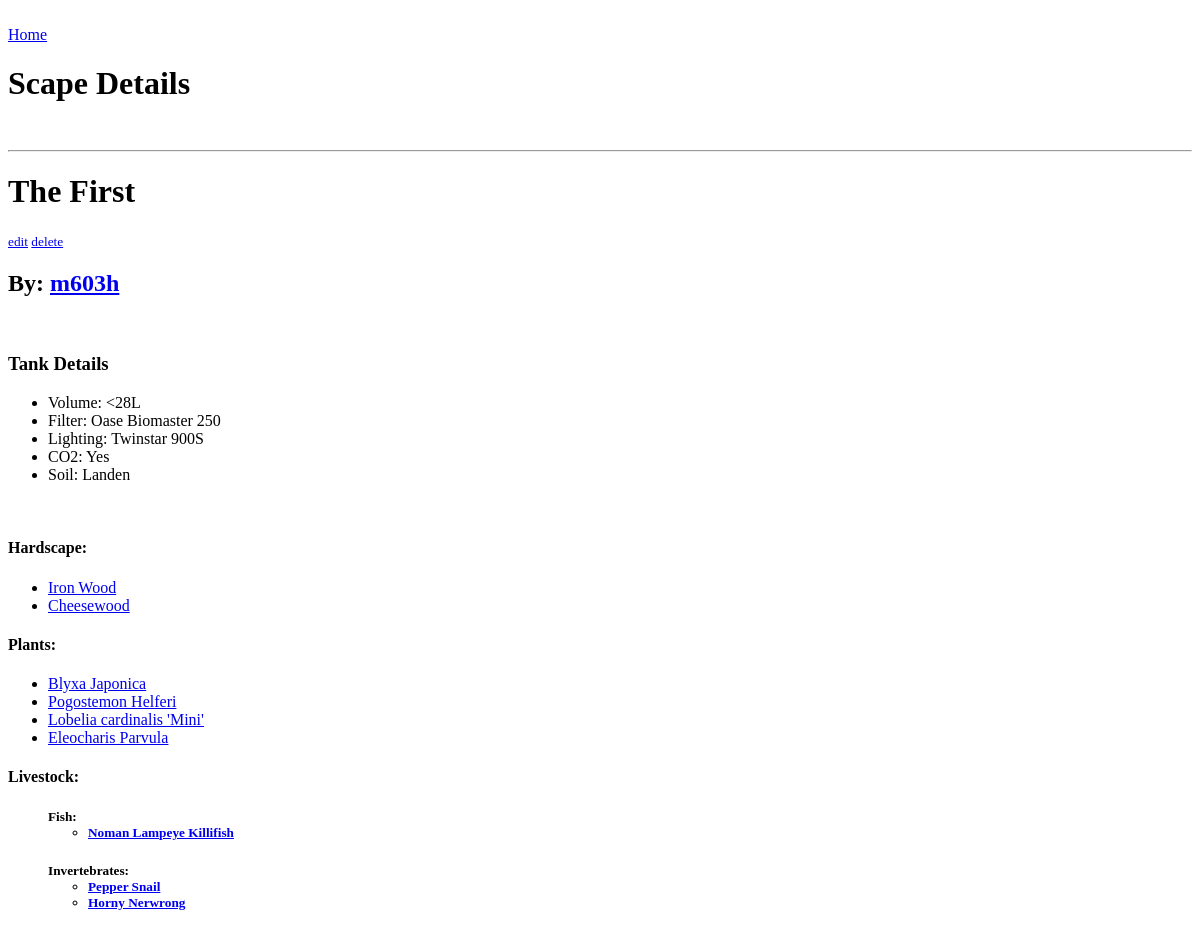
The app's page /scape/1/, older data.
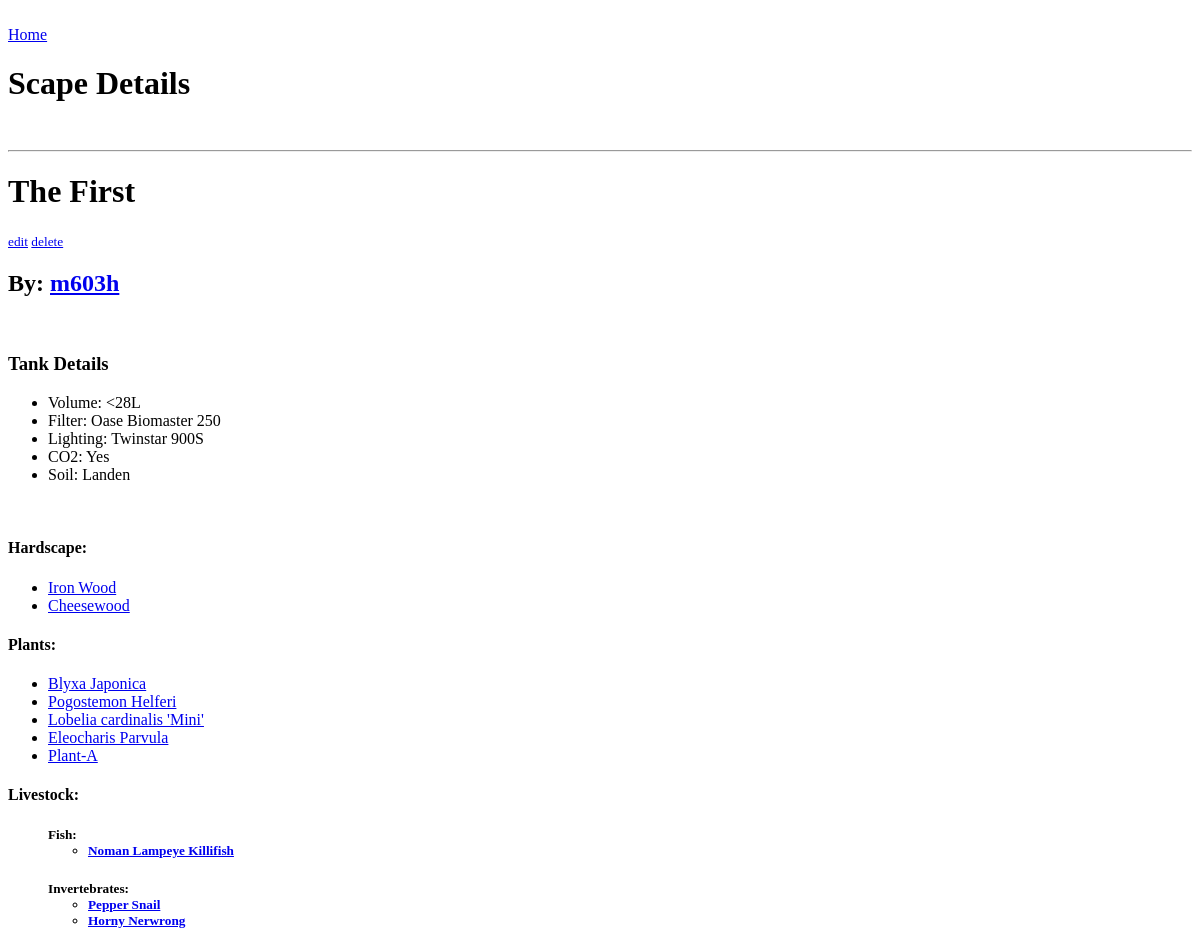
The same page, newer data.
### catalog/models.py (models this page shows)
class TankHardscape(models.Model):
     HARDSCAPE_TYPES = [
         ("S" , "Stone"),
         ("W", "Wood"),
     ]
     hardscape = models.CharField(max_length=100)
     hardscape_type = models.CharField(choices = HARDSCAPE_TYPES, max_length=10)
     def __str__(self):
         return self.hardscape

### flora/models.py (models this page shows)
class Plant(models.Model):
     name = models.CharField(max_length=100)
     def __str__(self):
        return self.name

### fauna/models.py (models this page shows)
class Fish(models.Model):
     name = models.CharField(max_length=100)
     class Meta:
          verbose_name_plural =  "Fish"
     def __str__(self):
        return self.name

class Invertebrate(models.Model):
     name = models.CharField(max_length=100)
     def __str__(self):
        return self.name

### scape/views.py (the view)
# urls.py: path('scape/<int:pk>/', ScapeDetailView.as_view(), name='scape-detail'),
class  ScapeDetailView(DetailView):
    model = Scape
    template_name = 'scape_details.html'

### catalog/models.py (called while the page is built)
     def __str__(self):
        return self.volume

     def __str__(self):
        return self.filter

     def __str__(self):
        return self.light

     def __str__(self):
        return self.co2

     def __str__(self):
        return self.soil

### scape/templates/scape_details.html (shortened to what this page needs)
<!DOCTYPE html>
<html>
    <head>
        <link rel="stylesheet" href="">
    </head>
    <body>
        <br>
        <a href="{% url 'home'%}">Home</a>
        <h1> Scape Details </h1>
        <br>
        <hr>
        <h1>
            {{ scape.name }}
        </h1>
            <small><a href="{% url 'scape-edit' scape.pk %}">edit</a>
            <a href="{% url 'scape-delete' scape.pk %}">delete</a>
            </small>
        <h2> By: <a href="{% url 'profile-detail' scape.owner.pk %}">{{ scape.owner.user_profile }} </a> </h2>
        <br>
        <div>
            <h3> Tank Details </h3>
            <ul>
                <li>Volume: {{ scape.volume }}</li>
                <li>Filter: {{ scape.filtration }}</li>
                <li>Lighting: {{ scape.lighting }}</li>
                <li>CO2: {{ scape.co2 }}</li>
                <li>Soil: {{  scape.soil }}</li>
            </ul>
            <br>
                {% if scape.hardscape.all  %}
                    <h4>Hardscape:</h4>
                    <ul>{% for hardscape in scape.hardscape.all %}<li> <a href="#">{{hardscape}}</a> </li> {% endfor %} </ul>
                {% endif %}
                {% if scape.plants.all %}
                    <h4>Plants:</h4>
                    <ul>{% for plant in scape.plants.all %}<li><a href="#">{{plant}}</a></li> {% endfor %} </ul>
                {% endif %}
                {% if scape.fish.all or scape.invertebrates.all %}
                    <h4>Livestock:</h4>
                    <ul>
                    {% if scape.fish.all %}
                        <h5>Fish:
                        <ul>
                            {% for fish in scape.fish.all %}
                            <li><a href="#">{{fish}}</a></li>
                            {% endfor %}
                        </ul>
                        </h5>
                    {% endif %}
                    {% if scape.invertebrates.all  %}
                        <h5>Invertebrates:
                        <ul>
                            {% for invert in scape.invertebrates.all %}
                                <li><a href="#">{{invert}}</a></li>
                            {% endfor %}
                        </ul>
                        </h5>
                    {% endif %}
                    </ul>
                {% endif %}
        </div>
    </body>
</html>

Row changes from the older to the newer data that the page shows:
added Plant: name "Plant-A"
